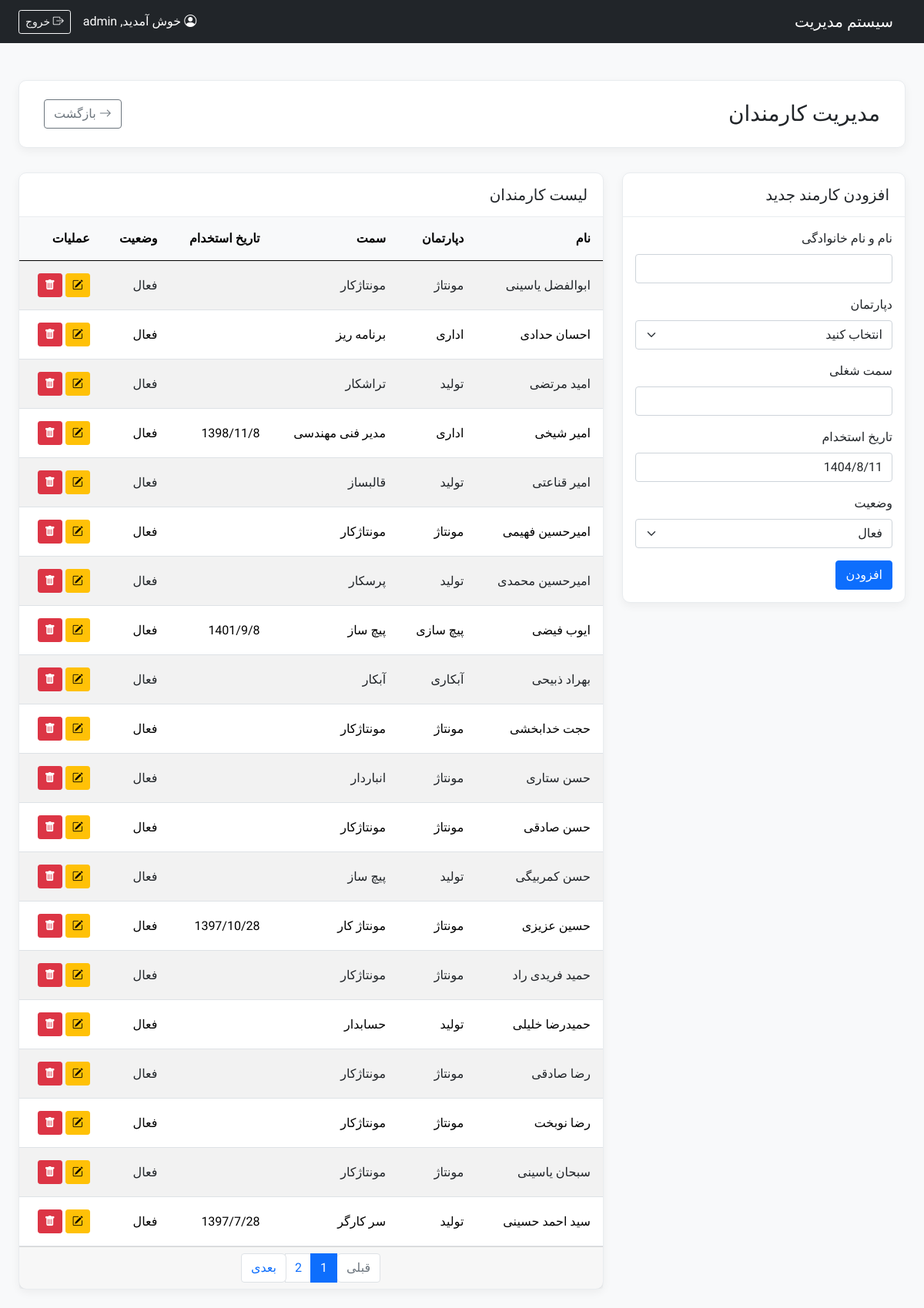
Page /modules/base_info/employees.php (signed in) on the committed database.
### tables this page shows
CREATE TABLE `tbl_employees` (
  `EmployeeID` int(11) NOT NULL,
  `name` varchar(255) NOT NULL,
  `DepartmentID` int(11) DEFAULT NULL,
  `JobTitle` varchar(150) DEFAULT NULL,
  `HireDate` date DEFAULT NULL,
  `Status` enum('Active','Inactive') NOT NULL DEFAULT 'Active'
);

CREATE TABLE `tbl_departments` (
  `DepartmentID` int(11) NOT NULL,
  `DepartmentName` varchar(255) NOT NULL
);

### config/functions.php (called while the page is built, shortened)
<?php
if (!function_exists('jdf_gregorian_to_jalali')) {
    require_once __DIR__ . '/../lib/jdf.php';
}
function to_jalali($gregorian_date) {
    if (empty($gregorian_date) || $gregorian_date == '0000-00-00 00:00:00' || $gregorian_date == '0000-00-00') {
        return '';
    }
    $datetime_parts = explode(' ', $gregorian_date);
    $date_part = $datetime_parts[0];
    $parts = explode('-', $date_part);
    if (count($parts) === 3 && is_numeric($parts[0]) && is_numeric($parts[1]) && is_numeric($parts[2])) {
        list($g_y, $g_m, $g_d) = $parts;
         if ($g_y > 0) {
            return jdf_gregorian_to_jalali($g_y, $g_m, $g_d, '/');
        }
    }
    return '';
}
?>

### lib/jdf.php (called while the page is built, shortened)
<?php
function jdf_div($a,$b)
{
	return (int) ($a / $b);
}
function jdf_gregorian_to_jalali($g_y, $g_m, $g_d, $mod='')
{
	$g_days_in_month = array(31, 28, 31, 30, 31, 30, 31, 31, 30, 31, 30, 31);
	$j_days_in_month = array(31, 31, 31, 31, 31, 31, 30, 30, 30, 30, 30, 29);
	$gy = $g_y-1600;
	$gm = $g_m-1;
	$gd = $g_d-1;
	$g_day_no = 365*$gy+jdf_div($gy+3,4)-jdf_div($gy+99,100)+jdf_div($gy+399,400);
	for ($i=0; $i < $gm; ++$i)
		$g_day_no += $g_days_in_month[$i];
	$g_day_no += $gd;
	$j_day_no = $g_day_no-79;
	$j_np = jdf_div($j_day_no, 12053);
	$j_day_no = $j_day_no % 12053;
	$jy = 979+33*$j_np+4*jdf_div($j_day_no,1461);
	$j_day_no %= 1461;
	if ($j_day_no >= 366)
	{
		$jy += jdf_div($j_day_no-1, 365);
		$j_day_no = ($j_day_no-1)%365;
	}
	for ($i = 0; $i < 11 && $j_day_no >= $j_days_in_month[$i]; ++$i)
		$j_day_no -= $j_days_in_month[$i];
	$jm = $i+1;
	$jd = $j_day_no+1;
	return ($mod=='')?array($jy,$jm,$jd):$jy.$mod.$jm.$mod.$jd;
}
?>

### modules/base_info/employees.php (the view, shortened to what this page needs)
<?php
require_once __DIR__ . '/../../config/init.php';
$editMode = false;
$itemToEdit = null;
$current_page = isset($_GET['page']) && is_numeric($_GET['page']) ? (int)$_GET['page'] : 1;
$total_records = $pdo->query("SELECT COUNT(*) FROM " . TABLE_NAME)->fetchColumn();
$total_pages = ceil($total_records / RECORDS_PER_PAGE);
$offset = ($current_page - 1) * RECORDS_PER_PAGE;
$items_query = "SELECT e.*, d.DepartmentName
                FROM " . TABLE_NAME . " e
                LEFT JOIN tbl_departments d ON e.DepartmentID = d.DepartmentID
                ORDER BY e.name
                LIMIT :limit OFFSET :offset";
$stmt = $pdo->prepare($items_query);
$stmt->bindValue(':limit', RECORDS_PER_PAGE, PDO::PARAM_INT);
$stmt->bindValue(':offset', $offset, PDO::PARAM_INT);
$stmt->execute();
$items = $stmt->fetchAll();
include __DIR__ . '/../../templates/header.php';
?>
<div class="page-header d-flex justify-content-between align-items-center">
    <h1 class="h3 mb-0">مدیریت کارمندان</h1>
    <a href="<?php echo BASE_URL; ?>modules/base_info/index.php" class="btn btn-outline-secondary"><i class="bi bi-arrow-right"></i> بازگشت</a>
</div>
<div class="row">
    <div class="col-lg-4">
        <div class="card content-card">
            <div class="card-header"><h5 class="mb-0"><?php echo $editMode ? 'ویرایش کارمند' : 'افزودن کارمند جدید'; ?></h5></div>
            <div class="card-body">
                <form method="POST" action="employees.php">
                    <div class="mb-3"><label class="form-label">نام و نام خانوادگی</label><input type="text" class="form-control" name="name" value="<?php echo htmlspecialchars($itemToEdit['name'] ?? ''); ?>" required></div>
                    <div class="mb-3"><label class="form-label">دپارتمان</label><select class="form-select" name="department_id"><option value="">انتخاب کنید</option></select></div>
                    <div class="mb-3"><label class="form-label">سمت شغلی</label><input type="text" class="form-control" name="job_title" value="<?php echo htmlspecialchars($itemToEdit['JobTitle'] ?? ''); ?>"></div>
                    <div class="mb-3"><label class="form-label">تاریخ استخدام</label><input type="text" class="form-control persian-date" name="hire_date" value="<?php echo to_jalali($itemToEdit['HireDate'] ?? ''); ?>" autocomplete="off"></div>
                    <div class="mb-3"><label class="form-label">وضعیت</label><select class="form-select" name="status"><option value="Active" <?php echo (isset($itemToEdit['Status']) && $itemToEdit['Status'] == 'Active') ? 'selected' : ''; ?>>فعال</option></select></div>
                    <button type="submit" class="btn <?php echo $editMode ? 'btn-success' : 'btn-primary'; ?>"><?php echo $editMode ? 'بروزرسانی' : 'افزودن'; ?></button>
                </form>
            </div>
        </div>
    </div>
    <div class="col-lg-8">
        <div class="card content-card">
             <div class="card-header"><h5 class="mb-0">لیست کارمندان</h5></div>
            <div class="card-body p-0">
                <div class="table-responsive">
                    <table class="table table-striped table-hover mb-0">
                        <thead><tr><th class="p-3">نام</th><th class="p-3">دپارتمان</th><th class="p-3">سمت</th><th class="p-3">تاریخ استخدام</th><th class="p-3">وضعیت</th><th class="p-3">عملیات</th></tr></thead>
                        <tbody>
                            <?php foreach ($items as $item): ?>
                            <tr>
                                <td class="p-3"><?php echo htmlspecialchars($item['name']); ?></td>
                                <td class="p-3"><?php echo htmlspecialchars($item['DepartmentName'] ?? '-'); ?></td>
                                <td class="p-3"><?php echo htmlspecialchars($item['JobTitle'] ?? '-'); ?></td>
                                <td class="p-3"><?php echo to_jalali($item['HireDate']); ?></td>
                                <td class="p-3"><?php echo $item['Status'] == 'Active' ? 'فعال' : 'غیرفعال'; ?></td>
                                <td class="p-3">
                                    <a href="?edit_id=<?php echo $item[PRIMARY_KEY]; ?>" class="btn btn-warning btn-sm"><i class="bi bi-pencil-square"></i></a>
                                    <button type="button" class="btn btn-danger btn-sm" data-bs-toggle="modal" data-bs-target="#deleteModal<?php echo $item[PRIMARY_KEY]; ?>"><i class="bi bi-trash-fill"></i></button>
                                </td>
                            </tr>
                            <?php endforeach; ?>
                        </tbody>
                    </table>
                </div>
            </div>
            <?php if ($total_pages > 1): ?>
            <div class="card-footer d-flex justify-content-center">
                <nav><ul class="pagination mb-0">
                    <li class="page-item <?php echo ($current_page <= 1) ? 'disabled' : ''; ?>"><a class="page-link" href="?page=<?php echo $current_page - 1; ?>">قبلی</a></li>
                    <?php for ($i = 1; $i <= $total_pages; $i++): ?><li class="page-item <?php echo ($i == $current_page) ? 'active' : ''; ?>"><a class="page-link" href="?page=<?php echo $i; ?>"><?php echo $i; ?></a></li><?php endfor; ?>
                    <li class="page-item <?php echo ($current_page >= $total_pages) ? 'disabled' : ''; ?>"><a class="page-link" href="?page=<?php echo $current_page + 1; ?>">بعدی</a></li>
                </ul></nav>
            </div>
            <?php endif; ?>
        </div>
    </div>
</div>
<?php
include __DIR__ . '/../../templates/footer.php';
?>

### assets/css/style.css (style rules this page uses)
body { font-family: 'Vazirmatn', sans-serif; background-color: #f4f7f9; }
.page-header { background-color: #ffffff; padding: 1.5rem 2rem; border-radius: 10px; margin-bottom: 2rem; box-shadow: 0 4px 12px rgba(0,0,0,0.05); border: 1px solid #e9ecef; }
.content-card { border: 1px solid #e9ecef; border-radius: 10px; box-shadow: 0 4px 12px rgba(0,0,0,0.05); background-color: #ffffff; }
.content-card .card-header { background-color: transparent; border-bottom: 1px solid #e9ecef; font-weight: 600; font-size: 1.1rem; padding: 1rem 1.25rem; }
.table th { font-weight: 600; white-space: nowrap; background-color: #f8f9fa; }
.table td { vertical-align: middle; }

### rows in the picture
tbl_employees: name "ابوالفضل یاسینی", DepartmentID.DepartmentName "مونتاژ", JobTitle "مونتاژکار", Status "فعال"
tbl_employees: name "احسان حدادی", DepartmentID.DepartmentName "اداری", JobTitle "برنامه ریز", Status "فعال"
tbl_employees: name "امید مرتضی", DepartmentID.DepartmentName "تولید", JobTitle "تراشکار", Status "فعال"
tbl_employees: name "امیر شیخی", DepartmentID.DepartmentName "اداری", JobTitle "مدیر فنی مهندسی", HireDate "1398/11/8", Status "فعال"
tbl_employees: name "امیر قناعتی", DepartmentID.DepartmentName "تولید", JobTitle "قالبساز", Status "فعال"
tbl_employees: name "امیرحسین فهیمی", DepartmentID.DepartmentName "مونتاژ", JobTitle "مونتاژکار", Status "فعال"
tbl_employees: name "امیرحسین محمدی", DepartmentID.DepartmentName "تولید", JobTitle "پرسکار", Status "فعال"
tbl_employees: name "ایوب فیضی", DepartmentID.DepartmentName "پیچ سازی", JobTitle "پیچ ساز", HireDate "1401/9/8", Status "فعال"
tbl_employees: name "بهراد ذبیحی", DepartmentID.DepartmentName "آبکاری", JobTitle "آبکار", Status "فعال"
tbl_employees: name "حجت خدابخشی", DepartmentID.DepartmentName "مونتاژ", JobTitle "مونتاژکار", Status "فعال"
tbl_employees: name "حسن ستاری", DepartmentID.DepartmentName "مونتاژ", JobTitle "انباردار", Status "فعال"
tbl_employees: name "حسن صادقی", DepartmentID.DepartmentName "مونتاژ", JobTitle "مونتاژکار", Status "فعال"
tbl_employees: name "حسن کمربیگی", DepartmentID.DepartmentName "تولید", JobTitle "پیچ ساز", Status "فعال"
tbl_employees: name "حسین عزیزی", DepartmentID.DepartmentName "مونتاژ", JobTitle "مونتاژ کار", HireDate "1397/10/28", Status "فعال"
tbl_employees: name "حمید فریدی راد", DepartmentID.DepartmentName "مونتاژ", JobTitle "مونتاژکار", Status "فعال"
tbl_employees: name "حمیدرضا خلیلی", DepartmentID.DepartmentName "تولید", JobTitle "حسابدار", Status "فعال"
tbl_employees: name "رضا صادقی", DepartmentID.DepartmentName "مونتاژ", JobTitle "مونتاژکار", Status "فعال"
tbl_employees: name "رضا نوبخت", DepartmentID.DepartmentName "مونتاژ", JobTitle "مونتاژکار", Status "فعال"
tbl_employees: name "سبحان یاسینی", DepartmentID.DepartmentName "مونتاژ", JobTitle "مونتاژکار", Status "فعال"
tbl_employees: name "سید احمد حسینی", DepartmentID.DepartmentName "تولید", JobTitle "سر کارگر", HireDate "1397/7/28", Status "فعال"

### other values in the picture
$_SESSION['username'] "admin"
